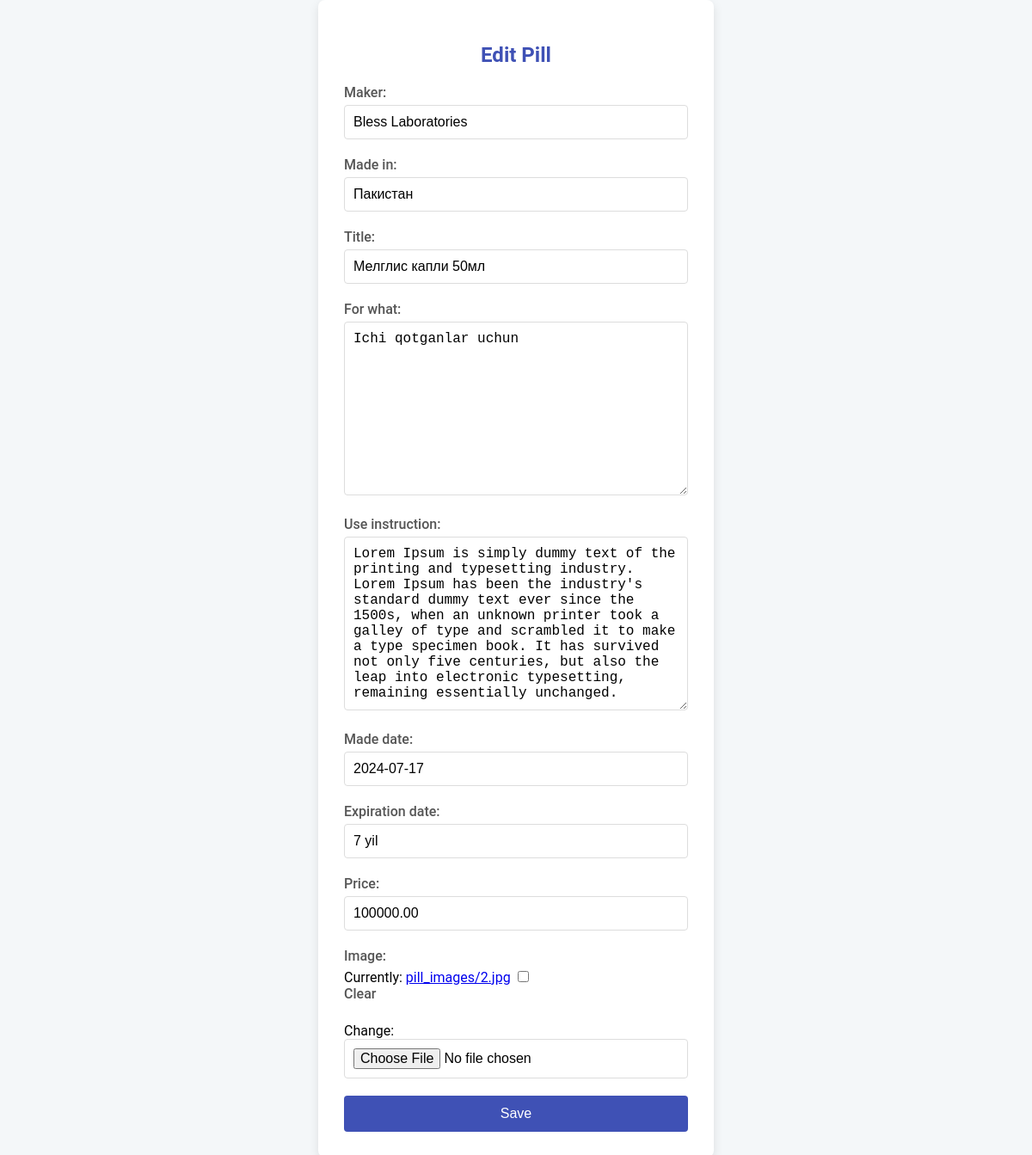
Page /edit/2/ on the committed database.
### home/models.py (models this page shows, shortened)
class Pills(models.Model):
    maker = models.CharField(max_length=30)
    made_in = models.CharField(max_length=30)
    title = models.CharField(max_length=30)
    for_what = models.TextField(blank=True)
    use_instruction = models.TextField()
    made_date = models.DateField()
    expiration_date = models.CharField(max_length=30)
    price = models.DecimalField(max_digits=15, decimal_places=2)
    image = models.ImageField(upload_to='pill_images', blank=True, null=True)
    created_at = models.DateTimeField(auto_now_add=True)
    class Meta:
        ordering = ['-created_at']

### home/views.py (the view, shortened to what this page needs)
# urls.py: path('edit/<int:pk>/', Editpill.as_view(), name='edit'),
class Editpill(UpdateView):
    model = Pills
    template_name = 'edit.html'
    form_class = PillForm
    context_object_name = 'pill'

### home/forms.py
class PillForm(forms.ModelForm):
    class Meta:
        model = Pills
        fields = '__all__'

### templates/edit.html (shortened to what this page needs)
<!DOCTYPE html>
<html lang="en">
<head>
</head>
<body>
    <div class="form-container">
        <h2>Edit Pill</h2>
        <form enctype="multipart/form-data" method="post" class="phone-form">
            {% for field in form %}
                <div class="form-field">
                    {{ field.label_tag }}
                    {{ field }}
                </div>
            {% endfor %}
            <button type="submit" class="save-button">Save</button>
        </form>
    </div>
</body>
</html>

### templates/edit.html (style rules this page uses)
body { font-family: 'Roboto', sans-serif; display: flex; justify-content: center; align-items: center; min-height: 100vh; margin: 0; background-color: #f4f7f9; }
.form-container { background-color: white; padding: 30px; border-radius: 8px; box-shadow: 0 4px 12px rgba(0, 0, 0, 0.1); width: 400px; max-width: 90%; }
.form-container h2 { text-align: center; margin-bottom: 20px; color: #3f51b5; }
.phone-form .form-field { margin-bottom: 20px; }
.phone-form label { display: block; margin-bottom: 5px; color: #555; font-weight: 500; }
.phone-form input[type="text"], .phone-form input[type="number"], .phone-form input[type="file"], .phone-form textarea, .phone-form select { width: calc(100% - 22px); padding: 10px; border: 1px solid #ddd; border-radius: 4px; transition: border-color 0.3s ease; font-size: 16px; }
.save-button { background-color: #3f51b5; color: white; padding: 12px 20px; border: none; border-radius: 4px; cursor: pointer; font-size: 16px; transition: background-color 0.3s ease; width: 100%; }

### rows in the picture
Pills: form "Bless Laboratories" "Пакистан" "Мелглис капли 50мл" "Ichi qotganlar uchun" "Lorem Ipsum is simply dummy text of the printing and typesetting industry. Lorem Ipsum has been the industry's standard dummy text ever since the 1500s, when an unknown printer took a galley of type and scrambled it to make a type specimen book. It has survived not only five centuries, but also the leap into electronic typesetting, remaining essentially unchanged." "2024-07-17" "7 yil" "100000.00"

### other values in the picture
{{ field.label_tag }} "Maker:" "Made in:" "Title:" "For what:" "Use instruction:" "Made date:" "Expiration date:" "Price:" "Image:"
